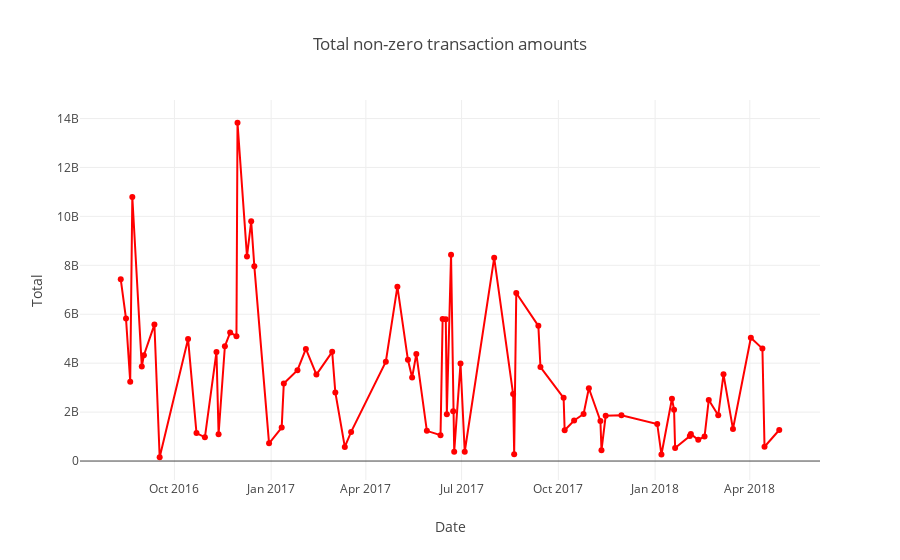

Notebook source saved alongside this figure:
### Markdown cell above
The above interactive plot explore the buyers trend over time.

### Code cell
total_nonzero = train.groupby('date')['totals_transactionRevenue'].agg(['sum'])
total_nonzero.columns = ["Total"]
total_nonzero = total_nonzero.sort_index()
plot_scatter_data(total_nonzero['Total'],'Date', 'Total','Total non-zero transaction amounts','red')
